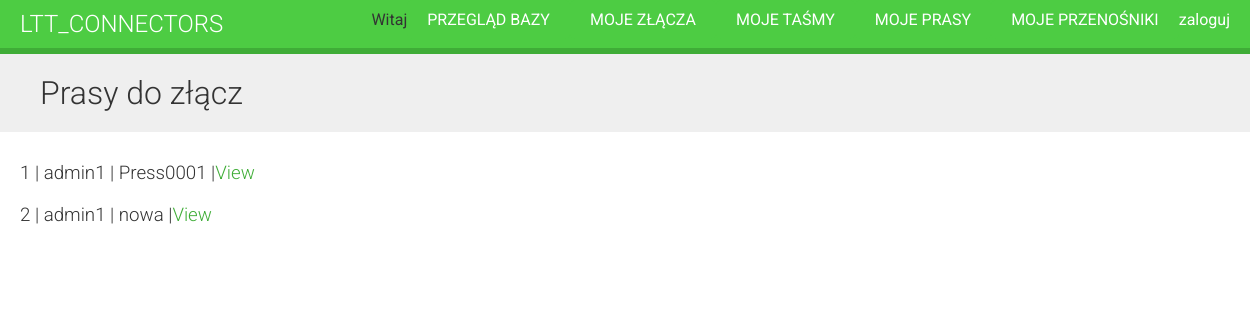
/connectors/presses_view/, run on the app's committed database.
### connectors/models.py (models this page shows, shortened)
class Press(models.Model):
    owner = models.ForeignKey(User, on_delete=models.CASCADE)
    name = models.CharField(max_length=200)
    series_number = models.CharField(max_length=200)
    manufacture_date = models.CharField(max_length=200)
    width = models.IntegerField()
    manufacturer = models.CharField(max_length=200)
    length = models.IntegerField()
    manual = models.FileField(upload_to='uploads/')
    class Meta:
        ordering = ('name',)

### connectors/views.py (the view)
# urls.py: path('presses_view/', views.presses_view, name='presses_view'),
def presses_view(request):
    presses = Press.objects.all()
    context = {'presses': presses}
    return render(request, 'connectors/only_view/presses_view.html', context)

### connectors/templates/connectors/only_view/presses_view.html (shortened to what this page needs)
{% extends "base.html" %}
{% block content %}
  <h1>Prasy do złącz</h1>
  <div class="module">
    {% for press in presses %}
    <div>
        <h3>{{press.id}} | {{press.owner}} | {{press.name}} |<a href="{% url 'press_view' press.id %}">View</a></h3>
    </div>
    {% empty %}
      <p>Brak pras</p>
    {% endfor %}
  </div>
{% endblock %}

### connectors/static/css/base.css (style rules this page uses)
body { margin:0; font-family:'Roboto', sans-serif; font-weight:400; color:#333; }
a { color:#3fad37; text-decoration:none; }
h1, h2, h3, h4, h5, h6 { font-family:'Roboto', sans-serif; font-weight:300; }
h1 { background:#efefef; width:100%; overflow:auto; padding:20px 0 20px 40px; margin:0; }
.module { padding:10px 20px; float:left; width:600px; }
.module h3 { margin:20px 0 0; padding:0; width:100%; }

### data on the page
Press: id "1", owner "admin1", name "Press0001"
Press: id "2", owner "admin1", name "nowa"
